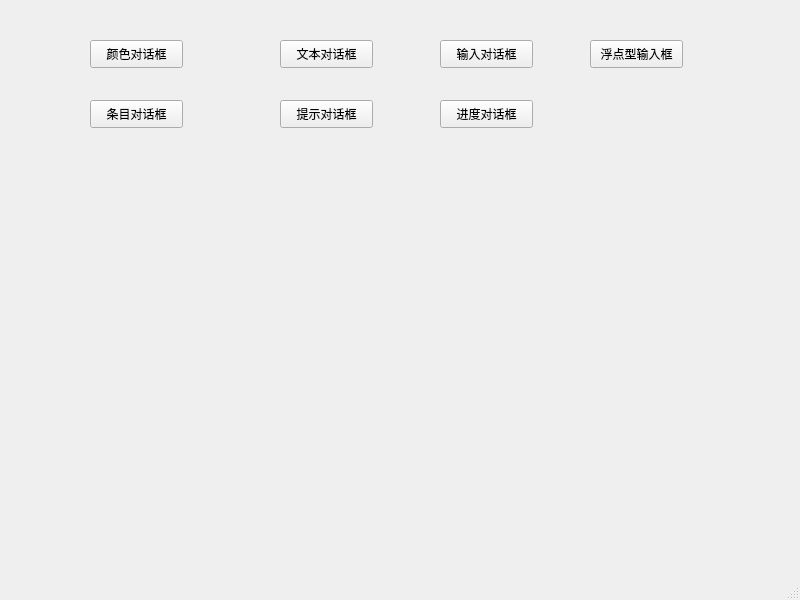
<?xml version="1.0" encoding="UTF-8"?>
<ui version="4.0">
 <class>MainWindow</class>
 <widget class="QMainWindow" name="MainWindow">
  <property name="geometry">
   <rect>
    <x>0</x>
    <y>0</y>
    <width>800</width>
    <height>600</height>
   </rect>
  </property>
  <property name="windowTitle">
   <string>MainWindow</string>
  </property>
  <widget class="QWidget" name="centralwidget">
   <widget class="QPushButton" name="pushButton">
    <property name="geometry">
     <rect>
      <x>90</x>
      <y>40</y>
      <width>93</width>
      <height>28</height>
     </rect>
    </property>
    <property name="text">
     <string>颜色对话框</string>
    </property>
   </widget>
   <widget class="QPushButton" name="pushButton_2">
    <property name="geometry">
     <rect>
      <x>280</x>
      <y>40</y>
      <width>93</width>
      <height>28</height>
     </rect>
    </property>
    <property name="text">
     <string>文本对话框</string>
    </property>
   </widget>
   <widget class="QPushButton" name="pushButton_3">
    <property name="geometry">
     <rect>
      <x>440</x>
      <y>40</y>
      <width>93</width>
      <height>28</height>
     </rect>
    </property>
    <property name="text">
     <string>输入对话框</string>
    </property>
   </widget>
   <widget class="QPushButton" name="pushButton_4">
    <property name="geometry">
     <rect>
      <x>590</x>
      <y>40</y>
      <width>93</width>
      <height>28</height>
     </rect>
    </property>
    <property name="text">
     <string>浮点型输入框</string>
    </property>
   </widget>
   <widget class="QPushButton" name="pushButton_5">
    <property name="geometry">
     <rect>
      <x>90</x>
      <y>100</y>
      <width>93</width>
      <height>28</height>
     </rect>
    </property>
    <property name="text">
     <string>条目对话框</string>
    </property>
   </widget>
   <widget class="QPushButton" name="pushButton_6">
    <property name="geometry">
     <rect>
      <x>280</x>
      <y>100</y>
      <width>93</width>
      <height>28</height>
     </rect>
    </property>
    <property name="text">
     <string>提示对话框</string>
    </property>
   </widget>
   <widget class="QPushButton" name="pushButton_7">
    <property name="geometry">
     <rect>
      <x>440</x>
      <y>100</y>
      <width>93</width>
      <height>28</height>
     </rect>
    </property>
    <property name="text">
     <string>进度对话框</string>
    </property>
   </widget>
  </widget>
  <widget class="QMenuBar" name="menubar">
   <property name="geometry">
    <rect>
     <x>0</x>
     <y>0</y>
     <width>800</width>
     <height>25</height>
    </rect>
   </property>
  </widget>
  <widget class="QStatusBar" name="statusbar"/>
 </widget>
 <resources/>
 <connections/>
</ui>
